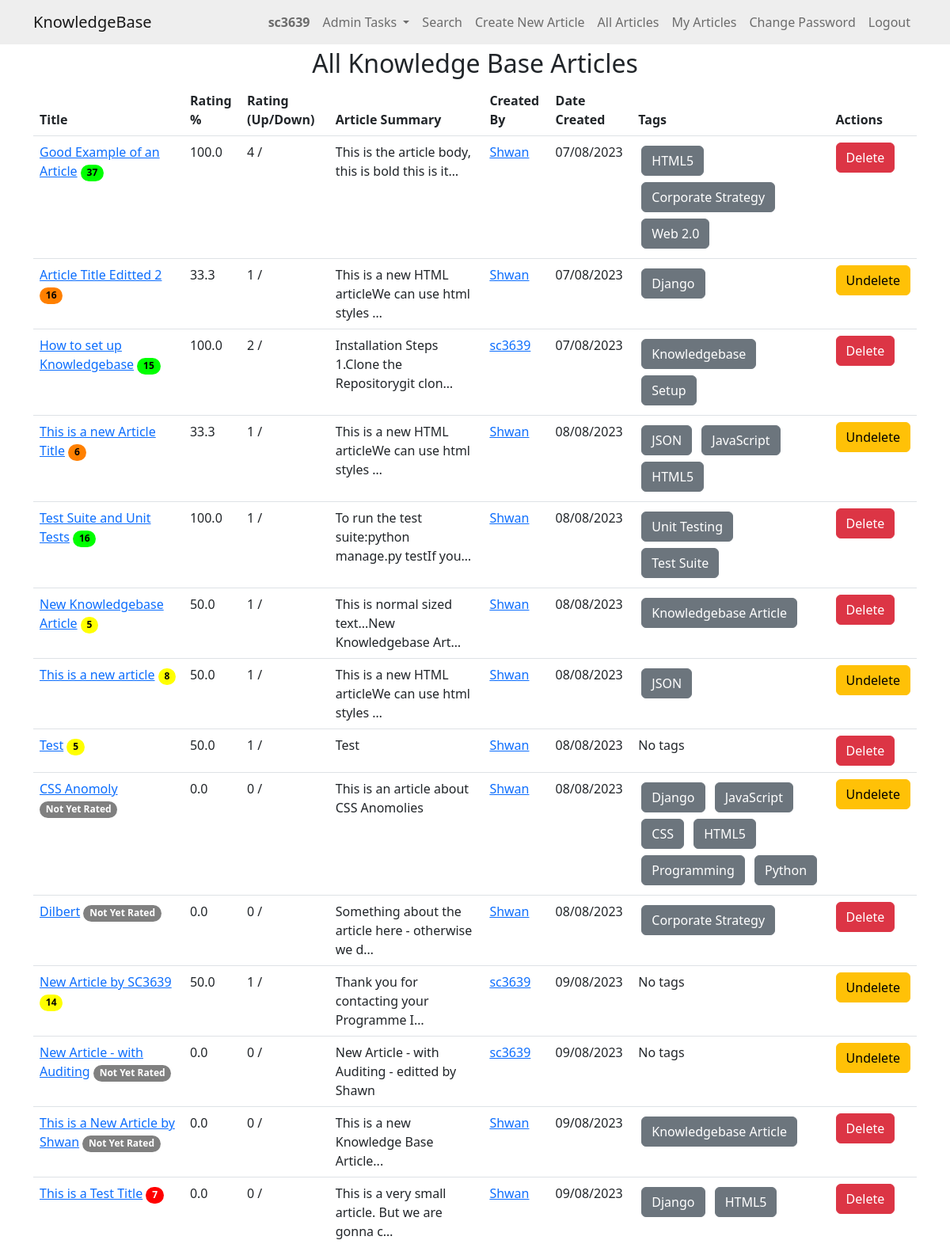
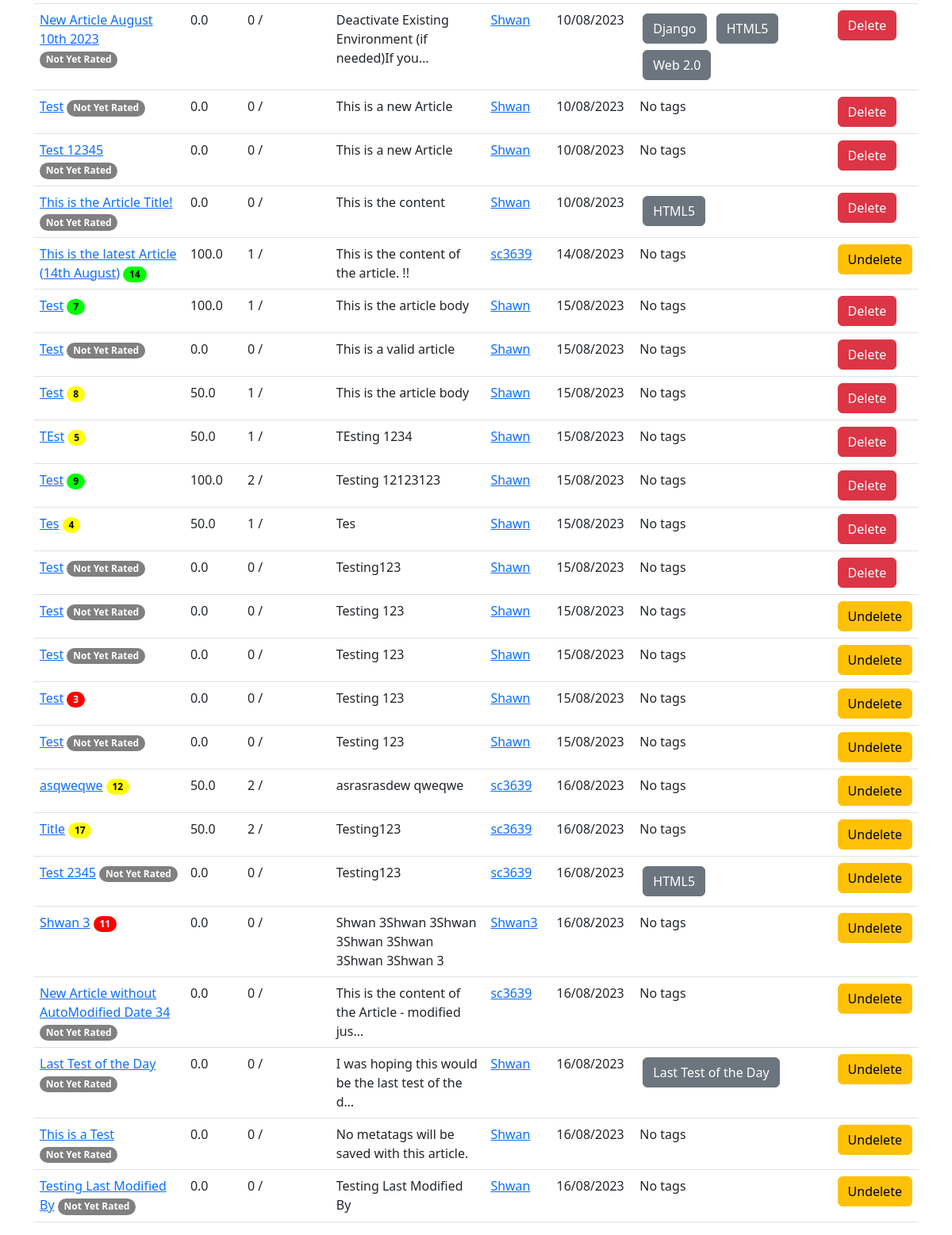
The app's page /allarticles/ (signed in), older data (2 pictures, top to bottom).
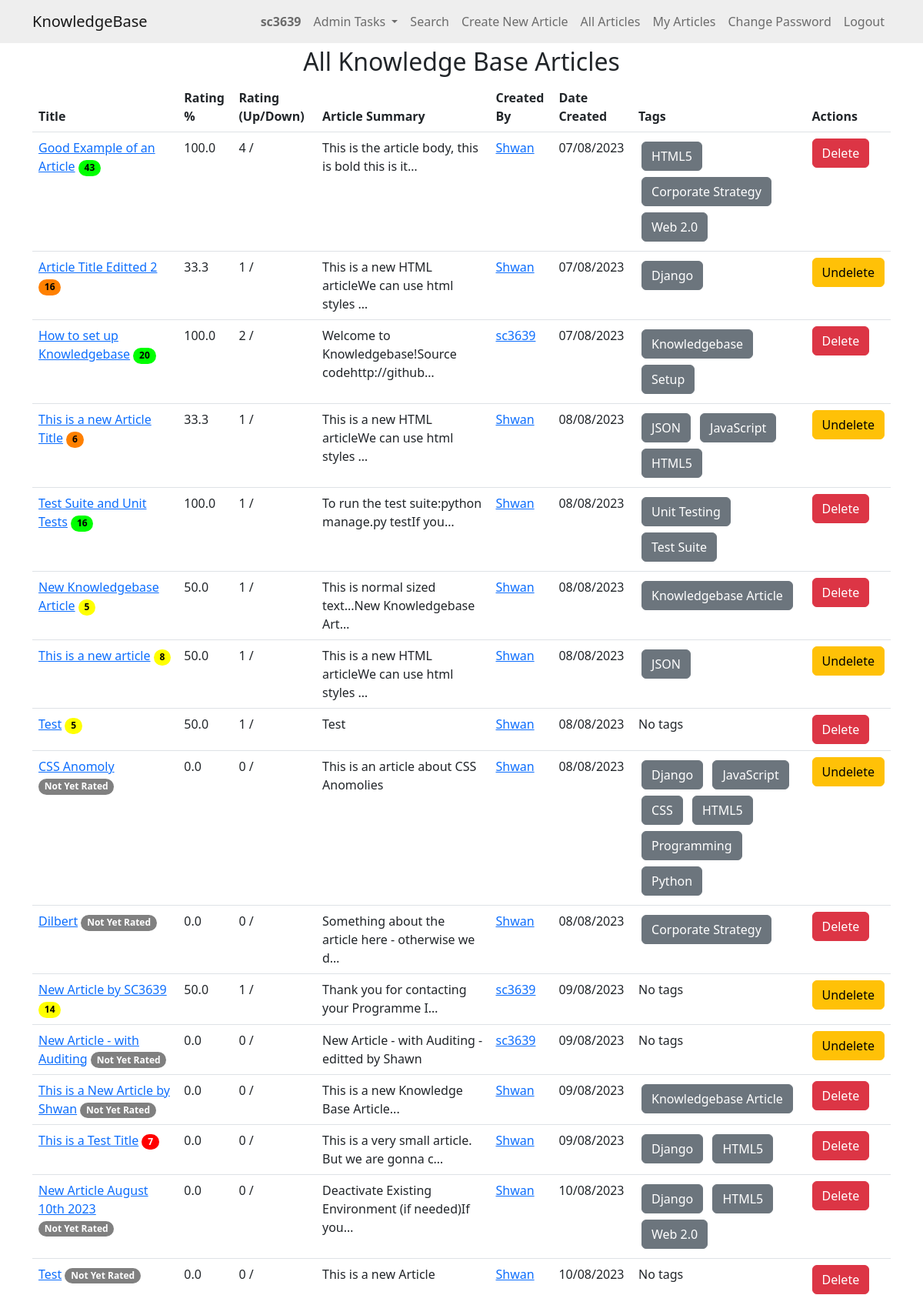
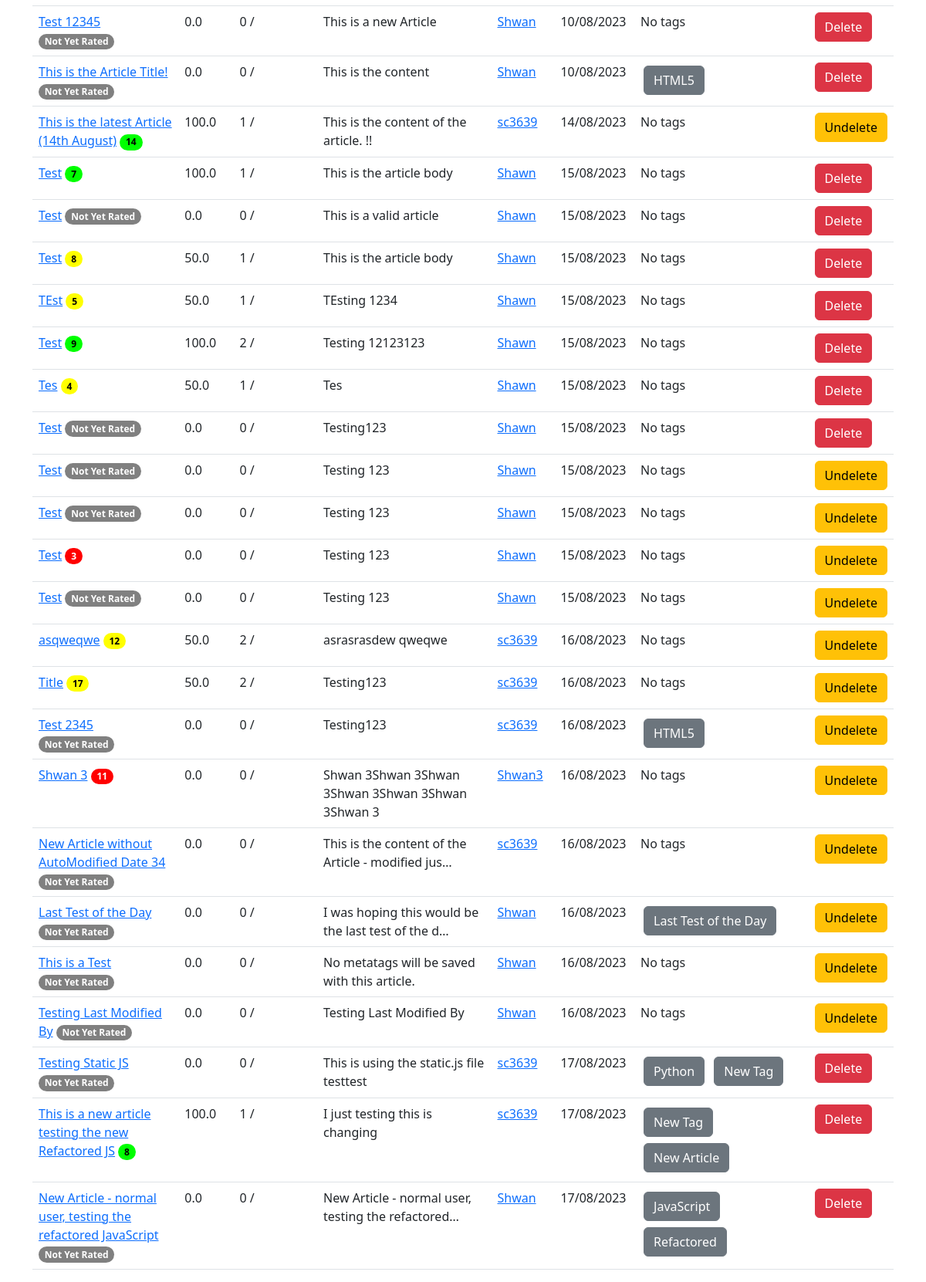
The same page, newer data (2 pictures, top to bottom).
### knowledge/models.py (models this page shows, shortened)
class KBEntry(models.Model):
    title = models.CharField(max_length=255)
    article = models.TextField()
    created_by = models.ForeignKey(User, related_name="created_kb_entries", on_delete=models.SET_NULL, null=True)
    created_datetime = models.DateTimeField(auto_now_add=True)
    modified_datetime = models.DateTimeField(null=True, blank=True)
    last_modified_by = models.ForeignKey(User, related_name="modified_kb_entries", on_delete=models.SET_NULL, null=True)
    deleted_datetime = models.DateTimeField(null=True, blank=True)
    deleted_by = models.ForeignKey(User, related_name="deleted_kb_entries", on_delete=models.SET_NULL, null=True, blank=True)
    upvotes = models.ManyToManyField(User, related_name="upvoted_kb_entries", blank=True)
    downvotes = models.ManyToManyField(User, related_name="downvoted_kb_entries", blank=True)
    rating = models.FloatField(default=0.0)
    views = models.PositiveIntegerField(default=0)
    meta_data = models.ManyToManyField('Tag', blank=True)

class Tag(models.Model):
    name = models.CharField(max_length=100)

### knowledge/views.py (the view)
# urls.py: path('allarticles/', views.allarticles, name='allarticles'),
@login_required
def allarticles(request):
    if request.user.is_superuser:
        articles = KBEntry.objects.all()
    else:
        articles = KBEntry.objects.filter(deleted_datetime__isnull=True)
    return render(request, 'knowledge/all_articles.html', {'articles': articles})

### knowledge/templates/knowledge/all_articles.html (shortened to what this page needs)
{% extends 'knowledge/base.html' %}
{% block content %}
  <h2>All Knowledge Base Articles</h2>
  <table class="table" id="table">
    <thead class="thead-dark">
      <tr>
        <th scope="col">Title</th>
        <th scope="col">Rating %</th>
        <th scope="col">Rating (Up/Down)</th>
        <th scope="col">Article Summary</th>
        <th scope="col">Created By</th>
        <th scope="col">Date Created</th>
        <th scope="col">Tags</th>
        {% if user.is_superuser %}
        <th scope="col">Actions</th>
        {% endif %}
      </tr>
    </thead>
    <tbody>
      {% for article in articles %}
        <tr>
          <td>
            <a href="{% url 'article_detail' article.id %}">{{ article.title }}</a>
            {% if article.rating == 0.0 and article.downvotes.count == 0 %}
                <span class="badge rounded-pill badge-norating">Not Yet Rated</span>
            {% else %}
                {% if article.rating >= 75 %}
                    <span class="badge rounded-pill badge-green"> {{ article.views }} </span>
                {% elif article.rating >= 50 %}
                    <span class="badge rounded-pill badge-yellow">{{ article.views }}</span>
                {% elif article.rating >= 25 %}
                    <span class="badge rounded-pill badge-orange">{{ article.views }}</span>
                {% else %}
                    <span class="badge rounded-pill badge-red">{{ article.views }}</span>
                {% endif %}
            {% endif %}
        </td>
          <td>{{ article.rating }}</td>
          <td>{{ article.upvotes.count }} / {{ article.downvote.count }}</td>
          <td>{{ article.article|striptags|truncatechars:50 }}</td>
          <td>
            <a href="{% url 'user_articles' article.created_by.id %}">{{ article.created_by.username }}</a>
          </td>
          <td>{{ article.created_datetime|date:"d/m/Y"}}</td>
          <td>
            {% for tag in article.meta_data.all %}
                <a href="{% url 'home' %}?search={{ tag.name }}" class="btn btn-secondary m-1">{{ tag.name }}</a>
            {% empty %}
                No tags
            {% endfor %}
          </td>
          {% if user.is_superuser %}
          <td>
              {% if article.deleted_datetime %}
                  <a href="{% url 'undelete_article' article.id %}" class="btn btn-warning">Undelete</a>
              {% else %}
                  <a href="{% url 'delete_article' article.id %}" class="btn btn-danger">Delete</a>
              {% endif %}
          </td>
          {% endif %}
        </tr>
      {% empty %}
        <tr>
          <td colspan="{% if user.is_superuser %}6{% else %}5{% endif %}">No entries found.</td>
        </tr>
      {% endfor %}
    </tbody>
  </table>
{% endblock %}

### knowledge/templates/knowledge/base.html (shortened to what this page needs)
<!DOCTYPE html>
<html lang="en">
  <head>
    {% load static %}
    <link
      href="https://cdn.jsdelivr.net/npm/bootstrap@5.2.3/dist/css/bootstrap.min.css"
      rel="stylesheet"
    />
    <link
      rel="stylesheet"
      href="https://cdn.jsdelivr.net/npm/alertifyjs@1.13.1/build/css/alertify.min.css"
    />
    <link
      rel="stylesheet"
      href="https://cdn.jsdelivr.net/npm/alertifyjs@1.13.1/build/css/themes/default.min.css"
    />
    <link href="//cdn.quilljs.com/1.3.6/quill.snow.css" rel="stylesheet" />
    <link href="https://cdn.datatables.net/v/bs5/dt-1.13.6/cr-1.7.0/fh-3.4.0/r-2.5.0/sb-1.5.0/datatables.min.css" rel="stylesheet">
    <link rel="stylesheet" href="{% static 'custom.css' %}"/>
  </head>
  <body>
    <nav
      class="navbar navbar-light navbar-expand-md"
      style="background-color: #eeeeee"
    >
      <div class="container">
        <a class="navbar-brand" href="/">KnowledgeBase</a>
        <div class="collapse navbar-collapse" id="navbarResponsive">
          <ul class="navbar-nav ms-auto">
            {% if user.is_authenticated %}
              <li class="nav-item">
                <strong><a class="nav-link">{{ user.username }}</a></strong>
              </li>
              {% if user.is_staff %}
              <li class="nav-item dropdown">
                <a class="nav-link dropdown-toggle" id="navbarDropdownMenuLink" role="button" data-bs-toggle="dropdown" aria-expanded="false">
                  Admin Tasks
                </a>
              </li>
              {% else %}
              <li class="nav-item">
                <a class="nav-link" id="logout">(Normal User)</a>
              </li>
              {% endif %}
            <li class="nav-item">
              <a class="nav-link" href="{% url 'home' %}"
                >Search</a
              >
            </li>
            <li class="nav-item">
              <a class="nav-link" href="{% url 'create' %}"
                >Create New Article</a
              >
            <li class="nav-item">
                <a class="nav-link" href="{% url 'allarticles' %}"
                  >All Articles</a
              >
            <li class="nav-item">
              <a class="nav-link" href="{% url 'my_articles' %}"
                >My Articles</a
            >
            </li>
            <li class="nav-item">
              <a class="nav-link" href="{% url 'change_password' %}"
                >Change Password</a
              >
            </li>
            <li class="nav-item">
              <a class="nav-link" id="logout" href="{% url 'logout' %}"
                >Logout</a
              >
            </li>
            {% endif %}
          </ul>
        </div>
      </div>
    </nav>
    <div class="container">{% block content %} {% endblock %}</div>
  </body>
</html>

### static/custom.css (style rules this page uses)
.badge-green { background-color: rgb(0, 255, 0) !important; color: black; }
.badge-yellow { background-color: rgb(255, 255, 0) !important; color: black; }
.badge-orange { background-color: rgb(255, 128, 0) !important; color: black; }
.badge-red { background-color: rgb(255, 0, 0) !important; color: white; }
.badge-norating { background-color: rgb(128, 128, 128) !important; color: white; }
h2 { text-align: center; margin-top:5px !important; }

Row changes from the older to the newer data that the page shows:
changed KBEntry "Good Example of an Article": views "37" → "43"
changed KBEntry "How to set up Knowledgebase": views "15" → "20"; article "Installation Steps 1.Clone the Repositorygit clon…" → "Welcome to Knowledgebase!Source codehttp://github…"
added KBEntry: title "Testing Static JS", shows "Not Yet Rated", rating "0.0", upvotes.count "0", article "This is using the static.js file testtest", created_by.username "sc3639", created_datetime "17/08/2023", shows "Delete", Tag (name "Python")
added Tag: name "New Tag"
added KBEntry: title "This is a new article testing the new Refactored JS", views "8", rating "100.0", upvotes.count "1", article "I just testing this is changing", created_by.username "sc3639", created_datetime "17/08/2023", shows "Delete"
added Tag: name "New Article", shown under "This is a new article testing the new Refactored JS"
added KBEntry: title "New Article - normal user, testing the refactored JavaScript", shows "Not Yet Rated", rating "0.0", upvotes.count "0", article "New Article - normal user, testing the refactored…", created_by.username "Shwan", created_datetime "17/08/2023", shows "Delete", Tag (name "JavaScript")
added Tag: name "Refactored", shown under "New Article - normal user, testing the refactored JavaScript"
